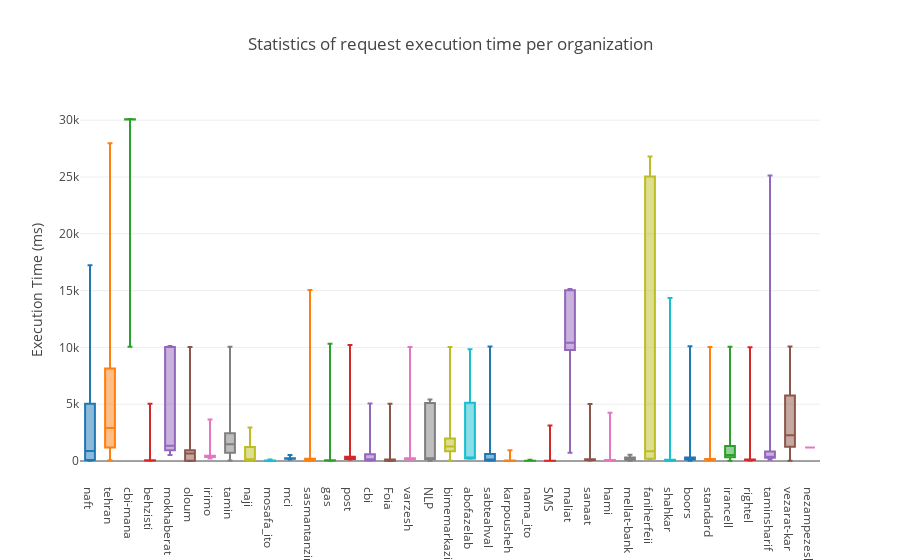

The cell this chart's notebook holds for it:
### Code cell
logic.draw_runtime_stats()

### Figure 1 — Plotly figure (JSON) as saved in the notebook; plotly's stock layout.template omitted (floating-point values rounded to 4 significant figures)
{"data": [{"boxpoints": false, "name": "naft", "type": "box", "uid": "bcb90994-f35e-4b4b-94d1-07d6d71a6e39", "y": [26, 83.75, 882, 882, 5047, 17230.0]}, {"boxpoints": false, "name": "tehran", "type": "box", "uid": "224bc93c-cbac-4cc6-b473-fa46a07bccf3", "y": [68.13, 1201, 2898.0, 2898.0, 8137.0, 27970.0]}, {"boxpoints": false, "name": "cbi-mana", "type": "box", "uid": "c6bead4d-9cd1-490b-9e0a-cb6210c4108c", "y": [10050.0, 30052, 30058, 30058, 30070.0, 30100.0]}, {"boxpoints": false, "name": "behzisti", "type": "box", "uid": "3d9098d0-c022-4d08-bf2a-cbdd09c10a5b", "y": [28.24, 37.21, 45, 45, 69.94, 5034]}, {"boxpoints": false, "name": "mokhaberat", "type": "box", "uid": "d76245c4-a698-4381-8dce-3ef8fc39d192", "y": [520.3, 944.6, 1342.0, 1342.0, 10030.0, 10130.0]}, {"boxpoints": false, "name": "oloum", "type": "box", "uid": "49d190f8-7eee-4c1c-9c79-5ee47cc9f44e", "y": [14, 26.62, 668.4, 668.4, 949.1, 10033]}, {"boxpoints": false, "name": "irimo", "type": "box", "uid": "f62d0308-4bda-4be4-a895-b7de408a3a8e", "y": [222.9, 363.0, 420.9, 420.9, 471.4, 3650.0]}, {"boxpoints": false, "name": "tamin", "type": "box", "uid": "22ef98c2-0edd-4928-be6e-d35b67d4a73b", "y": [42.8, 733.7, 1482.0, 1482.0, 2453.0, 10060.0]}, {"boxpoints": false, "name": "naji", "type": "box", "uid": "d087585e-a14e-4018-89e1-7fcab1afc892", "y": [29.74, 70, 138, 138, 1234.0, 2950.0]}, {"boxpoints": false, "name": "mosafa_ito", "type": "box", "uid": "7c72cb12-739b-4a4f-956f-252ac765cff3", "y": [24.1, 25.5, 28, 28, 41.5, 132.6]}, {"boxpoints": false, "name": "mci", "type": "box", "uid": "f36cb136-98d3-4421-888a-2c61f591f297", "y": [132, 199, 221, 221, 255.3, 534.7]}, {"boxpoints": false, "name": "sasmantanzim", "type": "box", "uid": "14368687-c78e-4698-9193-e3109bafa91a", "y": [46, 88, 113.1, 113.1, 196.8, 15051]}, {"boxpoints": false, "name": "gas", "type": "box", "uid": "e758b87a-0228-42d4-aee9-45c1be411e33", "y": [30, 53.67, 63, 63, 77.51, 10330.0]}, {"boxpoints": false, "name": "post", "type": "box", "uid": "b20ec523-c78e-4d4b-9e11-f7e09991eee2", "y": [129, 190, 231.2, 231.2, 366.8, 10210.0]}, {"boxpoints": false, "name": "cbi", "type": "box", "uid": "766a3933-9abd-4b92-ab1d-af87bbf5d750", "y": [39, 64, 99.61, 99.61, 592.9, 5067.0]}, {"boxpoints": false, "name": "Foia", "type": "box", "uid": "8a60d381-06cb-4fd6-88ed-5aef0750d623", "y": [3, 26.8, 51.57, 51.57, 127.9, 5036.0]}, {"boxpoints": false, "name": "varzesh", "type": "box", "uid": "b0438c14-2854-4d40-9699-a751850ab70b", "y": [123, 155.6, 175, 175, 253.0, 10040.0]}, {"boxpoints": false, "name": "NLP", "type": "box", "uid": "565bc47e-60e8-4e0b-a95c-b549826eb333", "y": [24, 152, 169.2, 169.2, 5114.0, 5408.0]}, {"boxpoints": false, "name": "bimemarkazi", "type": "box", "uid": "0920cd4a-116d-4b29-823f-2a41b6969f0d", "y": [50.99, 863.2, 1274.0, 1274.0, 1978.0, 10033]}, {"boxpoints": false, "name": "abofazelab", "type": "box", "uid": "d78d81e6-b8d2-4011-b5fa-f3b734b0c153", "y": [205.5, 218, 231, 231, 5130.0, 9834.0]}, {"boxpoints": false, "name": "sabteahval", "type": "box", "uid": "9b5451dc-6b61-4037-be0e-645b6fe47969", "y": [29.86, 46, 59.03, 59.03, 613.9, 10080.0]}, {"boxpoints": false, "name": "karpousheh", "type": "box", "uid": "aa1ad36d-9c44-42bb-abd7-e0349e621808", "y": [12.18, 29.0, 34, 34, 43.0, 951.4]}, {"boxpoints": false, "name": "nama_ito", "type": "box", "uid": "5c7db328-9e68-4a9c-87d6-279b671127be", "y": [19, 24, 27, 27, 34, 103.0]}, {"boxpoints": false, "name": "SMS", "type": "box", "uid": "f88f73e0-328b-4372-b0b9-210950fa3ec7", "y": [18.15, 25, 29, 29, 36, 3125.0]}, {"boxpoints": false, "name": "maliat", "type": "box", "uid": "fb94463c-989d-4d9b-8bed-d3b1233a0f1a", "y": [732.8, 9766.0, 10420.0, 10420.0, 15030.0, 15140.0]}, {"boxpoints": false, "name": "sanaat", "type": "box", "uid": "15d60598-5ecf-4dea-a728-e582ebc962a3", "y": [53.91, 96.56, 116.4, 116.4, 160.4, 5024]}, {"boxpoints": false, "name": "hami", "type": "box", "uid": "d595cc1a-dbd2-4b9c-bd06-bcc39c26acab", "y": [43, 58, 69, 69, 83, 4256.0]}, {"boxpoints": false, "name": "mellat-bank", "type": "box", "uid": "384e62c4-9fe8-419a-af4c-56cd8e11024f", "y": [24.33, 111.5, 246, 246, 307.5, 555.4]}, {"boxpoints": false, "name": "faniherfeii", "type": "box", "uid": "b72b2c7e-e59d-4c27-9ae5-136de33c855c", "y": [187.4, 212, 863, 863, 25037, 26800.0]}, {"boxpoints": false, "name": "shahkar", "type": "box", "uid": "c029ae2c-cd3f-464e-89be-3aaa3d228680", "y": [29, 41.6, 64.12, 64.12, 109.9, 14360.0]}, {"boxpoints": false, "name": "boors", "type": "box", "uid": "1ff68c78-0818-4c14-bb68-2c331422e20f", "y": [32, 126, 144.9, 144.9, 307.1, 10110.0]}, {"boxpoints": false, "name": "standard", "type": "box", "uid": "17be004e-5cef-46af-a28f-cccdaab580b8", "y": [86.41, 113.2, 134.2, 134.2, 171.3, 10031]}, {"boxpoints": false, "name": "irancell", "type": "box", "uid": "30ec9dc8-f45f-40ab-9026-fcc25359ce6d", "y": [32.42, 333, 523, 523, 1326.0, 10060.0]}, {"boxpoints": false, "name": "rightel", "type": "box", "uid": "fc248fe8-a9eb-444c-bc1e-bc38483d23c0", "y": [52.05, 93, 105, 105, 127.7, 10020.0]}, {"boxpoints": false, "name": "taminsharif", "type": "box", "uid": "f56cb02b-b12d-41dc-9db4-658663046c56", "y": [105, 292.2, 364.6, 364.6, 843.5, 25140.0]}, {"boxpoints": false, "name": "vezarat-kar", "type": "box", "uid": "ccbcbd13-4013-4ed2-a1e1-e852175286e8", "y": [30, 1259.0, 2273.0, 2273.0, 5765.0, 10080.0]}, {"boxpoints": false, "name": "nezampezeshki", "type": "box", "uid": "7baef2b8-d00d-4116-9c54-9dc3547592e9", "y": [1198, 1198, 1198, 1198, 1198, 1198]}], "layout": {"autosize": true, "showlegend": false, "title": {"text": "Statistics of request execution time per organization"}, "xaxis": {"autorange": true, "range": [-0.5, 36.5], "type": "category"}, "yaxis": {"autorange": true, "range": [-1669.0, 31780.0], "title": {"text": "Execution Time (ms)"}, "type": "linear"}}}
